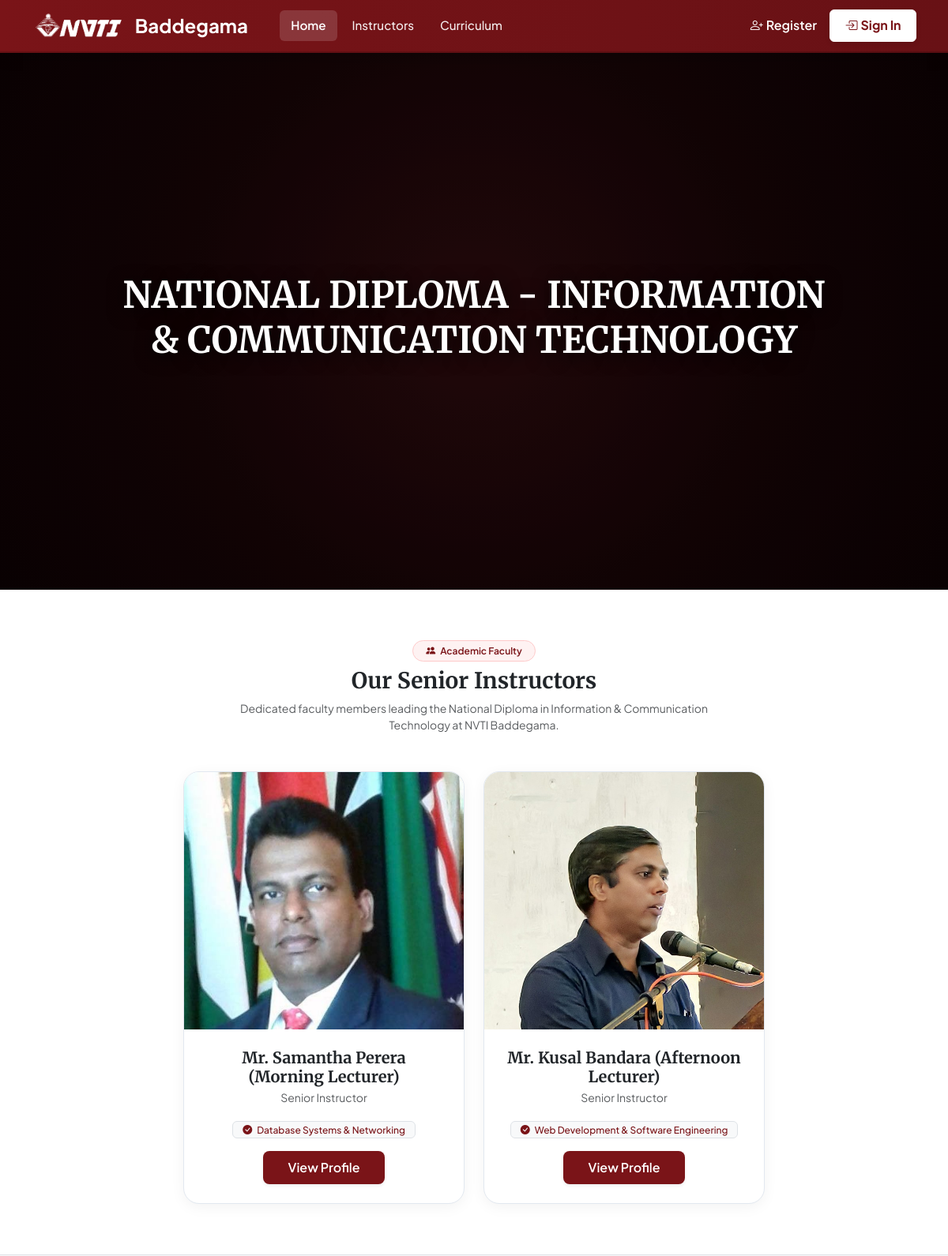
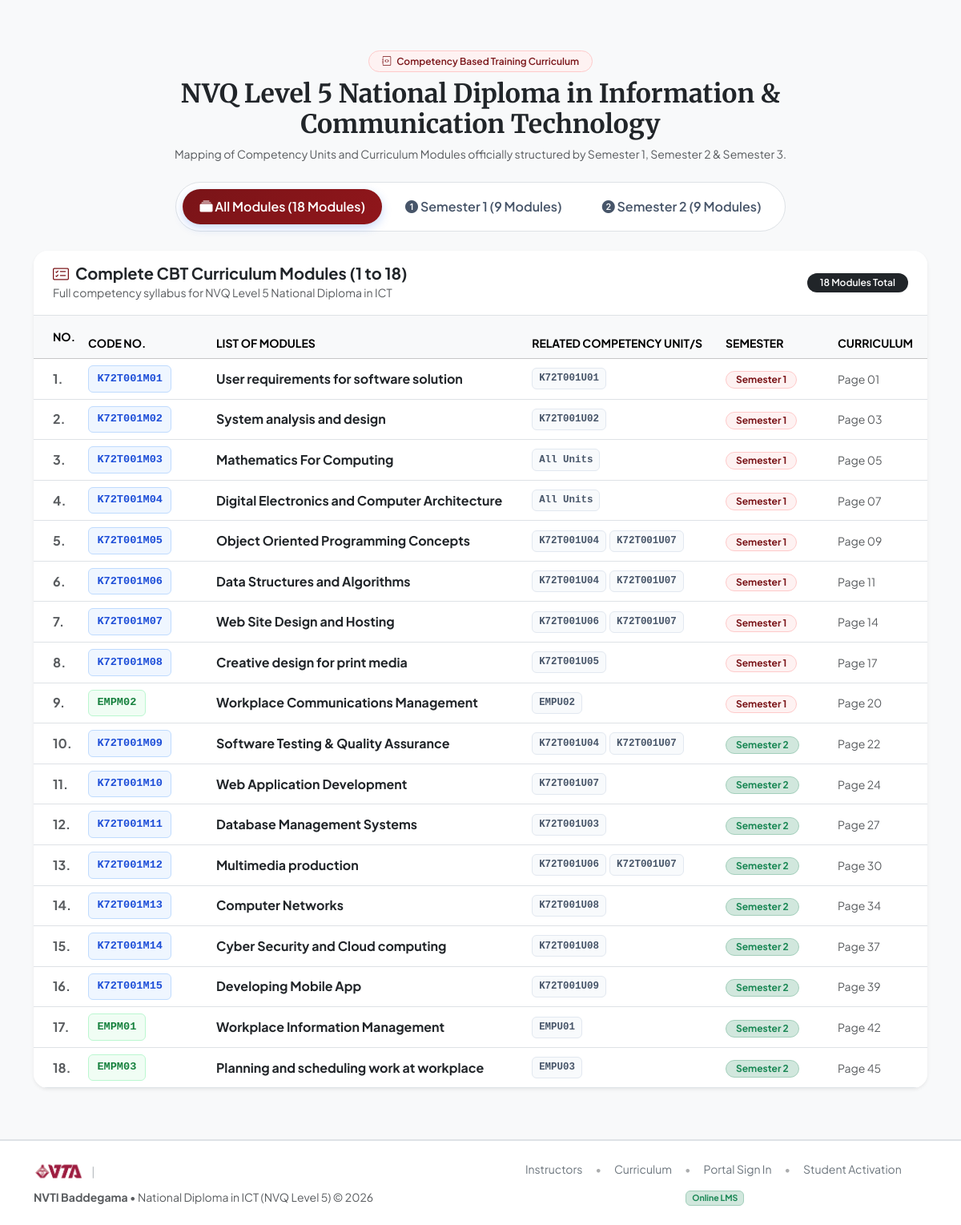
The page / on the database its author committed (2 pictures, top to bottom).
### tables this page shows
CREATE TABLE `teacher_profiles` (
  `id` INT AUTO_INCREMENT PRIMARY KEY,
  `user_id` INT NOT NULL UNIQUE,
  `teacher_code` VARCHAR(50) NOT NULL UNIQUE,
  `phone` VARCHAR(20) DEFAULT NULL,
  `qualification` VARCHAR(255) DEFAULT NULL,
  `specialization` VARCHAR(255) DEFAULT NULL,
  `preferred_slot` VARCHAR(50) DEFAULT 'Morning (09:00 - 12:00)',
  FOREIGN KEY (`user_id`) REFERENCES `users`(`id`) ON DELETE CASCADE
);

CREATE TABLE `users` (
  `id` INT AUTO_INCREMENT PRIMARY KEY,
  `name` VARCHAR(150) NOT NULL,
  `email` VARCHAR(150) NOT NULL UNIQUE,
  `password` VARCHAR(255) NOT NULL,
  `role` ENUM('admin', 'teacher', 'student') NOT NULL DEFAULT 'student',
  `status` ENUM('active', 'pending', 'suspended') NOT NULL DEFAULT 'active',
  `profile_image` VARCHAR(255) DEFAULT NULL,
  `created_at` DATETIME DEFAULT CURRENT_TIMESTAMP,
  `updated_at` DATETIME DEFAULT CURRENT_TIMESTAMP ON UPDATE CURRENT_TIMESTAMP,
  INDEX (`email`),
  INDEX (`role`),
  INDEX (`status`)
);

CREATE TABLE `curriculum_modules` (
  `id` int(11) NOT NULL AUTO_INCREMENT,
  `module_no` int(11) NOT NULL,
  `module_code` varchar(30) NOT NULL,
  `module_title` varchar(255) NOT NULL,
  `semester` int(11) NOT NULL DEFAULT 1,
  `module_type` enum('Technical','Employability') NOT NULL DEFAULT 'Technical',
  `related_units` varchar(255) NOT NULL DEFAULT '',
  `curriculum_page` varchar(30) DEFAULT '',
  `status` enum('active','inactive') NOT NULL DEFAULT 'active',
  `created_at` datetime DEFAULT current_timestamp(),
  `updated_at` datetime DEFAULT current_timestamp() ON UPDATE current_timestamp(),
  PRIMARY KEY (`id`),
  UNIQUE KEY `module_code` (`module_code`)
);

### app/Helpers/Sanitizer.php (called while the page is built, shortened)
<?php
class Sanitizer {
    public static function e(?string $string): string {
        return htmlspecialchars((string)$string, ENT_QUOTES, 'UTF-8');
    }
}
function e(?string $str): string {
    return Sanitizer::e($str);
}

### app/Views/home.php (the view, shortened to what this page needs)
<?php
require_once __DIR__ . '/layouts/header.php';
require_once __DIR__ . '/layouts/navbar.php';
$db = Database::getConnection();
$instructors = $db->query("
    SELECT u.id, u.name, u.email, u.profile_image, tp.teacher_code, tp.phone, tp.qualification, tp.specialization, tp.preferred_slot
    FROM users u
    LEFT JOIN teacher_profiles tp ON u.id = tp.user_id
    WHERE u.role = 'teacher' AND u.status = 'active'
    ORDER BY u.id ASC
")->fetchAll();
$cbtModulesDb = $db->query("SELECT * FROM curriculum_modules WHERE status = 'active' ORDER BY module_no ASC")->fetchAll();
$semester1Modules = [];
$semester2Modules = [];
$allModules = [];
foreach ($cbtModulesDb as $row) {
    $rawUnits = trim($row['related_units']);
    $unitsArr = !empty($rawUnits) ? array_map('trim', explode(',', $rawUnits)) : [];
    $item = [
        'no' => (int)$row['module_no'],
        'code' => $row['module_code'],
        'title' => $row['module_title'],
        'units' => $unitsArr,
        'type' => $row['module_type'],
        'page' => $row['curriculum_page'],
        'semester' => (int)$row['semester']
    ];
    $allModules[] = $item;
    if ((int)$row['semester'] === 1) {
        $semester1Modules[] = $item;
    } else {
        $semester2Modules[] = $item;
    }
}
?>
<section class="hero-video-wrapper text-white text-center">
  <video id="heroVideo" class="hero-bg-video" autoplay muted loop playsinline preload="auto" onplaying="this.classList.add('is-loaded')" onloadeddata="this.classList.add('is-loaded')">
    <source src="1006_1_oponlw.mp4" type="video/mp4">
    <source src="assets/videos/1006_1_oponlw.mp4" type="video/mp4">
    <source src="https://res.cloudinary.com/dhxfrmepy/video/upload/v1759822024/1006_1_oponlw.mp4" type="video/mp4">
  </video>
  <div class="hero-overlay"></div>
  <div class="container hero-content py-4 py-md-5">
    <div class="row justify-content-center">
      <div class="col-12 col-lg-10 py-4 py-md-5 my-md-3">
        <h1 class="hero-title fw-bold font-serif text-white text-uppercase tracking-wider mb-2">
          National Diploma - Information &amp; Communication Technology
        </h1>
      </div>
    </div>
  </div>
</section>
<section id="instructors" class="py-4 py-md-5 bg-white border-bottom">
  <div class="container py-2 py-md-3">
    <div class="text-center mx-auto mb-4 mb-md-5" style="max-width: 650px;">
      <span class="badge bg-primary-subtle text-primary border border-primary-subtle px-3 py-1.5 rounded-pill mb-2 fw-semibold">
        <i class="bi bi-people-fill me-1"></i> Academic Faculty
      </span>
      <h2 class="fw-bold font-serif text-dark mb-2 fs-3 fs-md-2">Our Senior Instructors</h2>
      <p class="text-muted small mb-0 px-2">
        Dedicated faculty members leading the National Diploma in Information &amp; Communication Technology at NVTI Baddegama.
      </p>
    </div>
    <div class="row g-4 justify-content-center">
      <?php foreach ($instructors as $idx => $inst): ?>
        <?php
          $photo = !empty($inst['profile_image']) ? $inst['profile_image'] : ($idx === 0 ? 'assets/images/teachers/nishantha.jpg' : 'assets/images/teachers/lakshman.jpg');
          $modalId = 'instructorModal_' . $inst['id'];
        ?>
        <div class="col-11 col-sm-9 col-md-6 col-lg-5 col-xl-4">
          <div class="nvti-instructor-card h-100 d-flex flex-column justify-content-between">
            <div class="nvti-instructor-img-box">
              <img src="<?= e($photo) ?>"
                   onerror="this.onerror=null; this.src='assets/images/software_developer_logo.png';"
                   alt="Profile of <?= e($inst['name']) ?>"
                   class="nvti-instructor-img">
            </div>
            <div class="p-4 text-center d-flex flex-column justify-content-between flex-grow-1">
              <div>
                <h4 class="fw-bold text-dark mb-1 font-serif fs-5"><?= e($inst['name']) ?></h4>
                <p class="text-muted small mb-3">Senior Instructor</p>
                <?php if (!empty($inst['specialization'])): ?>
                  <span class="badge bg-light text-primary border px-2.5 py-1 small fw-medium mb-3 d-inline-block">
                    <i class="bi bi-check-circle-fill me-1"></i> <?= e($inst['specialization']) ?>
                  </span>
                <?php endif; ?>
              </div>
              <div>
                <button type="button"
                        class="btn btn-nvti-maroon-card px-4 py-2 shadow-sm"
                        data-bs-toggle="modal"
                        data-bs-target="#<?= $modalId ?>">
                  View Profile
                </button>
              </div>
            </div>
          </div>
        </div>
      <?php endforeach; ?>
    </div>
  </div>
</section>
<section id="curriculum" class="py-5 bg-light border-bottom">
  <div class="container py-3">
    <div class="text-center mx-auto mb-4" style="max-width: 800px;">
      <span class="badge bg-primary-subtle text-primary border border-primary-subtle px-3 py-1.5 rounded-pill mb-2 fw-semibold">
        <i class="bi bi-journal-code me-1"></i> Competency Based Training Curriculum
      </span>
      <h2 class="fw-bold font-serif text-dark mb-2">
        NVQ Level 5 National Diploma in Information &amp; Communication Technology
      </h2>
      <p class="text-muted small mb-0">
        Mapping of Competency Units and Curriculum Modules officially structured by Semester 1, Semester 2 &amp; Semester 3.
      </p>
    </div>
    <div class="d-flex justify-content-center mb-4">
      <ul class="nav nav-pills curriculum-nav-pills gap-2 bg-white p-2 rounded-pill border shadow-2xs" id="semesterTabs" role="tablist">
        <li class="nav-item" role="presentation">
          <button class="nav-link active" id="all-tab" data-bs-toggle="pill" data-bs-target="#all-content" type="button" role="tab">
            <i class="bi bi-collection-fill me-1.5"></i> All Modules (<?= count($allModules) ?> Modules)
          </button>
        </li>
        <li class="nav-item" role="presentation">
          <button class="nav-link" id="sem1-tab" data-bs-toggle="pill" data-bs-target="#sem1-content" type="button" role="tab">
            <i class="bi bi-1-circle-fill me-1.5"></i> Semester 1 (<?= count($semester1Modules) ?> Modules)
          </button>
        </li>
        <li class="nav-item" role="presentation">
          <button class="nav-link" id="sem2-tab" data-bs-toggle="pill" data-bs-target="#sem2-content" type="button" role="tab">
            <i class="bi bi-2-circle-fill me-1.5"></i> Semester 2 (<?= count($semester2Modules) ?> Modules)
          </button>
        </li>
      </ul>
    </div>
    <div class="tab-content" id="semesterTabsContent">
      <div class="tab-pane fade show active" id="all-content" role="tabpanel">
        <div class="card curriculum-card border-0 shadow-sm">
          <div class="card-header bg-white py-3 px-3 px-md-4 d-flex flex-column flex-md-row justify-content-between align-items-md-center gap-2 border-bottom">
            <div>
              <h5 class="fw-bold text-dark mb-0">
                <i class="bi bi-card-checklist text-primary me-2"></i>Complete CBT Curriculum Modules (1 to <?= count($allModules) ?>)
              </h5>
              <small class="text-muted">Full competency syllabus for NVQ Level 5 National Diploma in ICT</small>
            </div>
            <span class="badge bg-dark text-white rounded-pill px-3 py-1.5 fw-semibold align-self-start align-self-md-auto">
              <?= count($allModules) ?> Modules Total
            </span>
          </div>
          <div class="d-none d-md-block table-responsive">
            <table class="table table-hover align-middle mb-0">
              <thead class="table-light text-uppercase small text-muted">
                <tr>
                  <th class="ps-4 py-3" style="width: 60px;">No.</th>
                  <th style="width: 160px;">Code No.</th>
                  <th>List of Modules</th>
                  <th>Related Competency Unit/s</th>
                  <th style="width: 140px;">Semester</th>
                  <th style="width: 120px;">Curriculum</th>
                </tr>
              </thead>
              <tbody>
                <?php foreach ($allModules as $m): ?>
                  <tr>
                    <td class="ps-4 fw-bold text-muted"><?= $m['no'] ?>.</td>
                    <td><span class="module-badge <?= ($m['type'] === 'Employability') ? 'module-badge-emp' : '' ?>"><?= e($m['code']) ?></span></td>
                    <td><span class="fw-bold text-dark"><?= e($m['title']) ?></span></td>
                    <td>
                      <div class="d-flex flex-wrap gap-1">
                        <?php foreach ($m['units'] as $u): ?>
                          <span class="unit-badge-sm"><?= e($u) ?></span>
                        <?php endforeach; ?>
                      </div>
                    </td>
                    <td>
                      <?php if ($m['semester'] === 1): ?>
                        <span class="badge bg-primary-subtle text-primary border border-primary-subtle rounded-pill px-2.5 py-1">Semester 1</span>
                      <?php else: ?>
                        <span class="badge bg-success-subtle text-success border border-success-subtle rounded-pill px-2.5 py-1">Semester 2</span>
                      <?php endif; ?>
                    </td>
                    <td><span class="text-muted small">Page <?= e($m['page']) ?></span></td>
                  </tr>
                <?php endforeach; ?>
              </tbody>
            </table>
          </div>
        </div>
      </div>
    </div>
  </div>
</section>
<footer class="bg-white border-top py-4 mt-auto">
  <div class="container">
    <div class="d-flex flex-column flex-lg-row justify-content-between align-items-center gap-3 text-muted small text-center text-lg-start">
      <div class="d-flex flex-wrap align-items-center justify-content-center justify-content-lg-start gap-2">
        <div class="d-flex align-items-center gap-2">
          <img src="assets/images/logo/vta_logo.png" alt="VTA Logo" style="height: 28px; width: auto; object-fit: contain;">
          <span class="text-secondary opacity-50">|</span>
          <img src="assets/images/logo/NVTI_logo.png" onerror="this.onerror=null; this.src='https://nvtibaddegama.site/images/logo/NVTI_logo.png';" alt="NVTI Logo" style="height: 24px; width: auto; object-fit: contain;">
        </div>
        <span class="d-inline-block">
          <strong>NVTI Baddegama</strong> &bull; National Diploma in ICT (NVQ Level 5) &copy; <?= date('Y') ?>
        </span>
      </div>
      <div class="d-flex flex-wrap align-items-center justify-content-center gap-2 gap-sm-3">
        <a href="index.php?page=home#instructors" class="text-decoration-none text-secondary hover-primary">Instructors</a>
        <span class="text-muted opacity-50 d-none d-sm-inline">&bull;</span>
        <a href="index.php?page=home#curriculum" class="text-decoration-none text-secondary hover-primary">Curriculum</a>
        <span class="text-muted opacity-50 d-none d-sm-inline">&bull;</span>
        <a href="index.php?page=login" class="text-decoration-none text-secondary hover-primary">Portal Sign In</a>
        <span class="text-muted opacity-50 d-none d-sm-inline">&bull;</span>
        <a href="index.php?page=activate" class="text-decoration-none text-secondary hover-primary">Student Activation</a>
        <span class="badge bg-success-subtle text-success border border-success-subtle ms-1">Online LMS</span>
      </div>
    </div>
  </div>
</footer>
</body>
</html>

### rows shown on the page
teacher_profiles: shows a picture, user.name "Mr. Samantha Perera (Morning Lecturer)", specialization "Database Systems & Networking"
teacher_profiles: shows a picture, user.name "Mr. Kusal Bandara (Afternoon Lecturer)", specialization "Web Development & Software Engineering"
curriculum_modules: no "1", module_code "K72T001M01", module_title "User requirements for software solution", u "K72T001U01", semester "Semester 1", curriculum_page "01"
curriculum_modules: no "2", module_code "K72T001M02", module_title "System analysis and design", u "K72T001U02", semester "Semester 1", curriculum_page "03"
curriculum_modules: no "3", module_code "K72T001M03", module_title "Mathematics For Computing", u "All Units", semester "Semester 1", curriculum_page "05"
curriculum_modules: no "4", module_code "K72T001M04", module_title "Digital Electronics and Computer Architecture", u "All Units", semester "Semester 1", curriculum_page "07"
curriculum_modules: no "5", module_code "K72T001M05", module_title "Object Oriented Programming Concepts", u "K72T001U04", u "K72T001U07", semester "Semester 1", curriculum_page "09"
curriculum_modules: no "6", module_code "K72T001M06", module_title "Data Structures and Algorithms", u "K72T001U04", u "K72T001U07", semester "Semester 1", curriculum_page "11"
curriculum_modules: no "7", module_code "K72T001M07", module_title "Web Site Design and Hosting", u "K72T001U06", u "K72T001U07", semester "Semester 1", curriculum_page "14"
curriculum_modules: no "8", module_code "K72T001M08", module_title "Creative design for print media", u "K72T001U05", semester "Semester 1", curriculum_page "17"
curriculum_modules: no "9", module_code "EMPM02", module_title "Workplace Communications Management", u "EMPU02", semester "Semester 1", curriculum_page "20"
curriculum_modules: no "10", module_code "K72T001M09", module_title "Software Testing & Quality Assurance", u "K72T001U04", u "K72T001U07", semester "Semester 2", curriculum_page "22"
curriculum_modules: no "11", module_code "K72T001M10", module_title "Web Application Development", u "K72T001U07", semester "Semester 2", curriculum_page "24"
curriculum_modules: no "12", module_code "K72T001M11", module_title "Database Management Systems", u "K72T001U03", semester "Semester 2", curriculum_page "27"
curriculum_modules: no "13", module_code "K72T001M12", module_title "Multimedia production", u "K72T001U06", u "K72T001U07", semester "Semester 2", curriculum_page "30"
curriculum_modules: no "14", module_code "K72T001M13", module_title "Computer Networks", u "K72T001U08", semester "Semester 2", curriculum_page "34"
curriculum_modules: no "15", module_code "K72T001M14", module_title "Cyber Security and Cloud computing", u "K72T001U08", semester "Semester 2", curriculum_page "37"
curriculum_modules: no "16", module_code "K72T001M15", module_title "Developing Mobile App", u "K72T001U09", semester "Semester 2", curriculum_page "39"
curriculum_modules: no "17", module_code "EMPM01", module_title "Workplace Information Management", u "EMPU01", semester "Semester 2", curriculum_page "42"
curriculum_modules: no "18", module_code "EMPM03", module_title "Planning and scheduling work at workplace", u "EMPU03", semester "Semester 2", curriculum_page "45"

### other values the page prints
count($allModules) "18"
count($semester1Modules) "9"
count($semester2Modules) "9"
